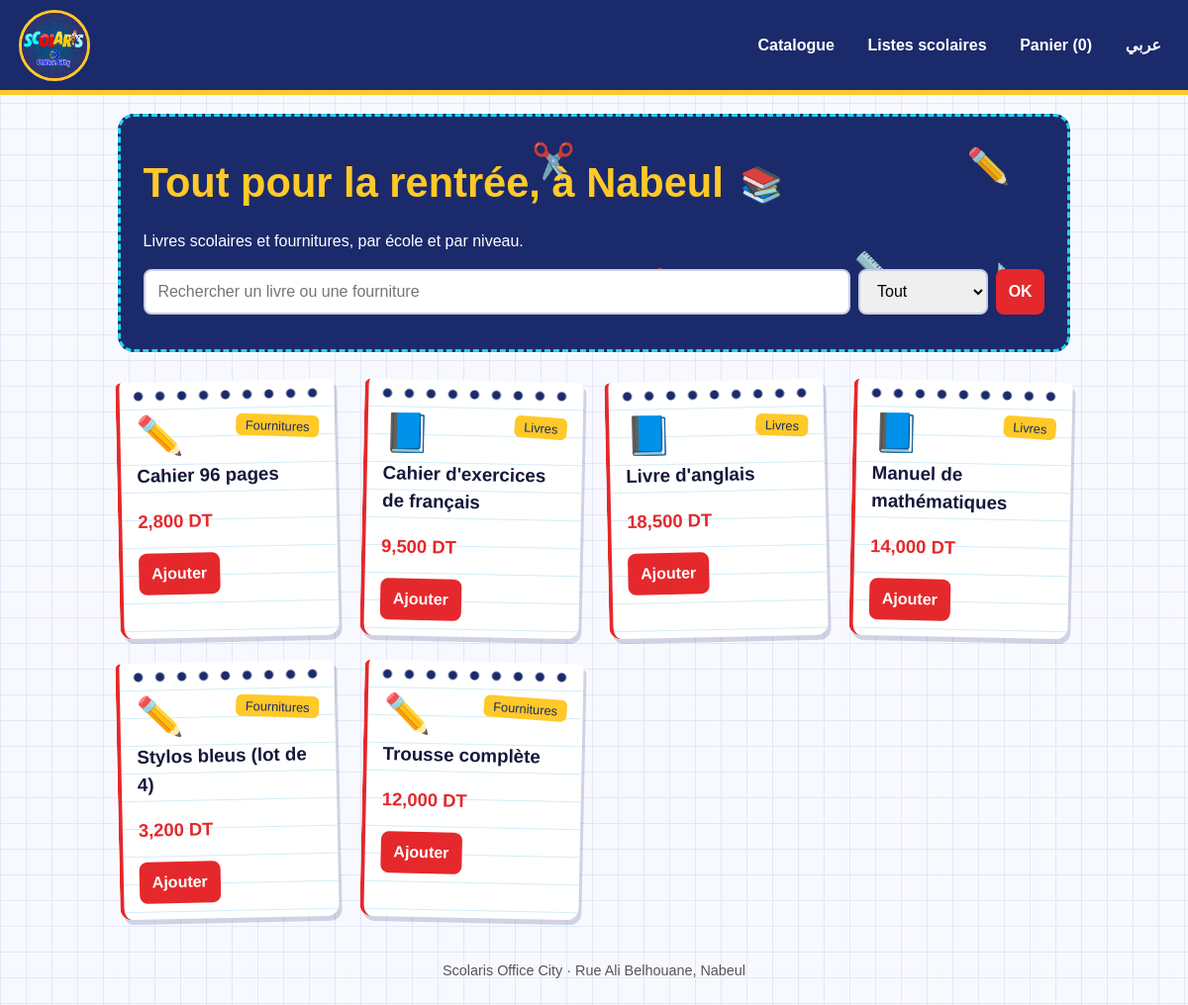
The page / on the database its author committed.
### tables this page shows
CREATE TABLE produit(id INT AUTO_INCREMENT PRIMARY KEY,categorie_id INT NOT NULL,type ENUM('livre','fourniture') NOT NULL,
 titre_fr VARCHAR(160) NOT NULL,titre_ar VARCHAR(160),isbn VARCHAR(20),prix DECIMAL(8,3) NOT NULL,stock INT NOT NULL DEFAULT 0,
 FOREIGN KEY(categorie_id) REFERENCES categorie(id));

### index.php (the view, shortened to what this page needs)
<?php require 'inc.php';
$q=trim($_GET['q']??'');$ty=in_array($_GET['type']??'',['livre','fourniture'])?$_GET['type']:'';
$sql="SELECT * FROM produit WHERE (titre_fr LIKE ? OR titre_ar LIKE ?)".($ty?" AND type=?":"")." ORDER BY titre_fr";
$p=["%$q%","%$q%"];if($ty)$p[]=$ty;$st=$pdo->prepare($sql);$st->execute($p);
head(t('catalogue'));?>
<section class="hero"><div class="fl" aria-hidden="true"><i>✏️</i><i>📏</i><i>📚</i><i>🖍️</i><i>✂️</i><i>📐</i></div><h1><?=t('h1')?></h1><p><?=t('sub')?></p>
<form><input name="q" value="<?=h($q)?>" placeholder="<?=t('rech')?>"><select name="type"><option value=""><?=t('tous')?><option value="livre" <?=$ty=='livre'?'selected':''?>></select><button>OK</button></form></section>
<div class="grid"><?php foreach($st as $r):?>
<article><div class="ico"><?=$r["type"]=="livre"?"📘":"✏️"?></div><span class="tag"><?=t($r['type'])?></span><h3><?=col($r,'titre')?></h3><p class="prix"><?=m($r['prix'])?></p>
<?php if($r['stock']>0):?><form method="post"><input type="hidden" name="id" value="<?=$r['id']?>"><button><?=t('ajouter')?></button></form><?php else:?><em><?=t('stock')?></em><?php endif;?></article>
<?php endforeach;?></div><?php foot();

### inc.php (shortened to what this page needs)
<?php
$L=$_SESSION['lang']??'fr';
$T=['fr'=>['catalogue'=>'Catalogue','listes'=>'Listes scolaires','panier'=>'Panier','rech'=>'Rechercher un livre ou une fourniture','tous'=>'Tout','livre'=>'Livres','fourniture'=>'Fournitures','ajouter'=>'Ajouter','vide'=>'Votre panier est vide.','ecole'=>'École','niveau'=>'Niveau','voir'=>'Voir la liste','tout'=>'Tout ajouter au panier','total'=>'Total','nom'=>'Nom complet','tel'=>'Téléphone','mode'=>'Réception','liv'=>'Livraison','ret'=>'Retrait en magasin','adr'=>'Adresse de livraison','cmd'=>'Valider la commande','ok'=>'Commande enregistrée. Numéro : ','stock'=>'Rupture','maj'=>'Mettre à jour','h1'=>'Tout pour la rentrée, à Nabeul','sub'=>'Livres scolaires et fournitures, par école et par niveau.'],
'ar'=>['catalogue'=>'الكتالوج','listes'=>'القوائم المدرسية','panier'=>'السلة','rech'=>'ابحث عن كتاب أو أداة','tous'=>'الكل','livre'=>'كتب','fourniture'=>'أدوات','ajouter'=>'أضف','vide'=>'سلتك فارغة.','ecole'=>'المدرسة','niveau'=>'المستوى','voir'=>'عرض القائمة','tout'=>'أضف الكل إلى السلة','total'=>'المجموع','nom'=>'الاسم الكامل','tel'=>'الهاتف','mode'=>'الاستلام','liv'=>'توصيل','ret'=>'استلام من المحل','adr'=>'عنوان التوصيل','cmd'=>'تأكيد الطلب','ok'=>'تم تسجيل الطلب. الرقم: ','stock'=>'غير متوفر','maj'=>'تحديث','h1'=>'كل ما تحتاجه للعودة المدرسية في نابل','sub'=>'كتب وأدوات مدرسية حسب المدرسة والمستوى.']];
function t($k){global $T,$L;return $T[$L][$k]??$k;}
function h($s){return htmlspecialchars((string)$s,ENT_QUOTES,'UTF-8');}
function col($r,$f){global $L;return h(($r[$f.'_'.$L]??'')?:$r[$f.'_fr']);}
function m($x){return number_format((float)$x,3,',',' ').' DT';}
function head($title){global $L;$d=$L=='ar'?'rtl':'ltr';$n=array_sum($_SESSION['cart']??[]);$o=$L=='fr'?'ar':'fr';
echo "<!doctype html><html lang='$L' dir='$d'><meta charset='utf-8'><meta name='viewport' content='width=device-width,initial-scale=1'><title>".h($title)." - Scolaris</title><link rel='icon' href='logo.png'><link rel='stylesheet' href='style.css'><header><a class='logo' href='index.php'><img src='logo.png' alt='Scolaris Office City'></a><nav><a href='index.php'>".t('catalogue')."</a><a href='liste.php'>".t('listes')."</a><a href='panier.php'>".t('panier')." ($n)</a><a href='?lang=$o'>".($L=='fr'?'عربي':'FR')."</a></nav></header><main>";}
function foot(){echo "</main><footer>Scolaris Office City · Rue Ali Belhouane, Nabeul</footer></html>";}

### style.css (style rules this page uses)
:root { --nuit:#1b2a6b;--ciel:#22d3ee;--rouge:#e5282b;--soleil:#ffc928;--texte:#15183a }
* { box-sizing:border-box }
header { display:flex;flex-wrap:wrap;gap:1rem;justify-content:space-between;align-items:center;padding:.6rem 1.2rem;background:var(--nuit);border-bottom:5px solid var(--soleil) }
.logo img { display:block;width:72px;height:72px;border-radius:50%;border:3px solid var(--soleil);transition:transform .4s }
nav a { color:#fff;margin-inline-start:1.1rem;text-decoration:none;font-weight:700;padding:.3rem .5rem;border-radius:6px }
main { max-width:1000px;margin:auto;padding:1.2rem }
.hero { position:relative;overflow:hidden;background:var(--nuit);color:#fff;padding:2.2rem 1.4rem;border-radius:16px;margin-bottom:1.8rem;border:3px dashed var(--ciel) }
.hero>*:not(.fl) { position:relative;z-index:1 }
.hero h1 { margin:0 0 .3rem;font-size:clamp(1.7rem,5vw,2.6rem);color:var(--soleil) }
.hero form { display:flex;gap:.5rem;flex-wrap:wrap }
.hero input { flex:1;min-width:180px }
.fl i { position:absolute;font-style:normal;font-size:2.2rem;opacity:.9;animation:flotte 7s ease-in-out infinite }
.fl i:nth-child(1) { top:10%;right:6% }
.fl i:nth-child(2) { top:55%;right:18%;animation-delay:-1.5s;animation-duration:9s }
.fl i:nth-child(3) { top:18%;right:30%;animation-delay:-3s }
.fl i:nth-child(4) { top:62%;right:42%;animation-delay:-4.5s;animation-duration:8s }
.fl i:nth-child(5) { top:8%;right:52%;animation-delay:-2s;animation-duration:10s }
.fl i:nth-child(6) { top:60%;right:3%;animation-delay:-5s }
input,select,button { font:inherit;padding:.55rem .8rem;border-radius:8px;border:2px solid #c9cde3 }
button { background:var(--rouge);color:#fff;border:0;font-weight:700;cursor:pointer;transition:transform .15s }
.grid { display:grid;grid-template-columns:repeat(auto-fill,minmax(220px,1fr));gap:1.6rem }
article { position:relative;padding:2.2rem 1rem 1rem;border-radius:6px 6px 12px 12px;border-inline-start:4px solid var(--rouge); background:repeating-linear-gradient(transparent 0 27px,#d4ecf7 27px 28px),#fff;box-shadow:3px 5px 0 rgba(27,42,107,.18);transition:transform .25s }
article::before { content:"";position:absolute;top:8px;left:8px;right:8px;height:12px;background:radial-gradient(circle,var(--nuit) 4px,transparent 5px) 0 0/22px 12px repeat-x }
article:nth-child(odd) { transform:rotate(-1.2deg) }
article:nth-child(even) { transform:rotate(1.2deg) }
.ico { font-size:2.4rem;line-height:1;display:inline-block }
article h3 { margin:.4rem 0 }
.tag { float:inline-end;font-size:.8rem;color:var(--nuit);background:var(--soleil);padding:.1rem .6rem;border-radius:6px;transform:rotate(3deg) }
.prix { font-weight:700;color:var(--rouge);font-size:1.15rem }
footer { text-align:center;padding:1.5rem;color:#555;font-size:.9rem }

### rows shown on the page
produit: type "Fournitures", titre_fr "Cahier 96 pages", prix "2,800 DT"
produit: type "Livres", titre_fr "Cahier d'exercices de français", prix "9,500 DT"
produit: type "Livres", titre_fr "Livre d'anglais", prix "18,500 DT"
produit: type "Livres", titre_fr "Manuel de mathématiques", prix "14,000 DT"
produit: type "Fournitures", titre_fr "Stylos bleus (lot de 4)", prix "3,200 DT"
produit: type "Fournitures", titre_fr "Trousse complète", prix "12,000 DT"

### other values the page prints
t('catalogue') "Catalogue"
t('listes') "Listes scolaires"
t('panier') "Panier"
$n "0"
t('h1') "Tout pour la rentrée, à Nabeul"
t('sub') "Livres scolaires et fournitures, par école et par niveau."
form field type "Tout"
